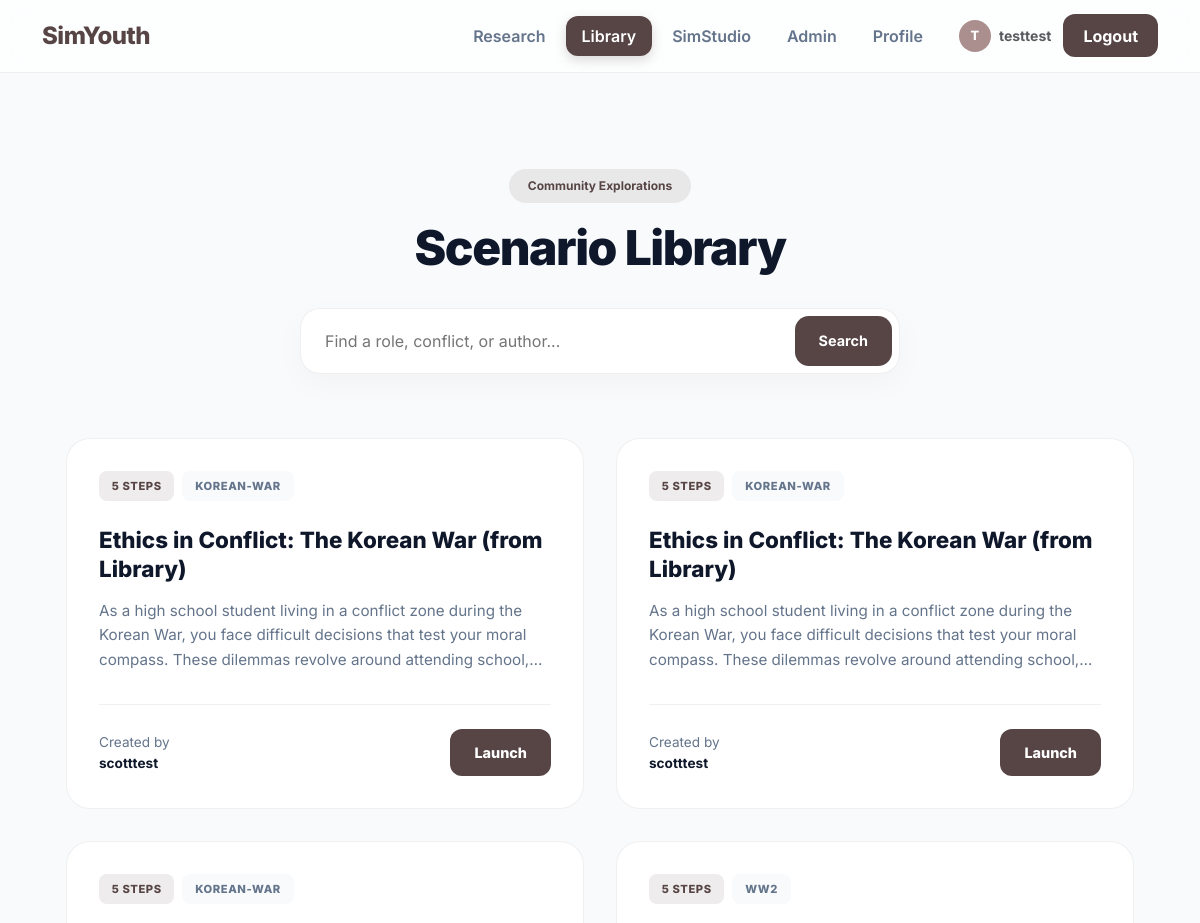
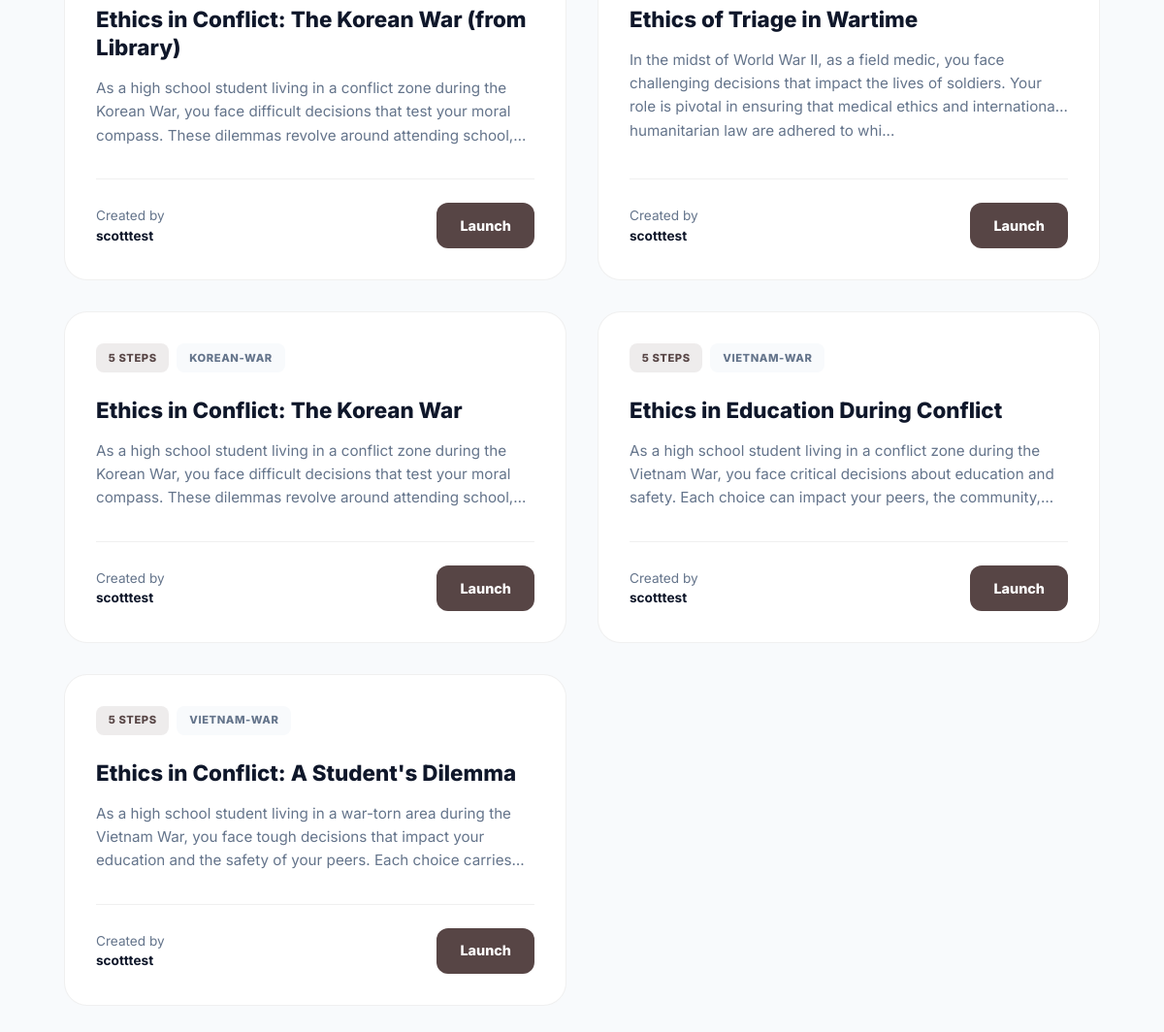
The page /library (signed in) on the database its author committed (2 pictures, top to bottom).
### tables this page shows
CREATE TABLE RunSequences(
        run_id INTEGER PRIMARY KEY,
        sequence_json TEXT NOT NULL,
        created_at TEXT DEFAULT CURRENT_TIMESTAMP,
        FOREIGN KEY(run_id) REFERENCES Runs(id)
    );

CREATE TABLE Runs(
        id INTEGER PRIMARY KEY AUTOINCREMENT,
        username TEXT NOT NULL,
        run_type TEXT NOT NULL,   -- 'static' or 'gpt'
        sid TEXT,                 -- 'A'/'B'/'C'/'D' for static; 'G' for GPT
        title TEXT,
        total_steps INTEGER,
        started_at TEXT,
        finished_at TEXT,
        prefs_json TEXT,
        FOREIGN KEY(username) REFERENCES Users(username)
    );

### app.py (the view)
@app.route("/library", methods=["GET"])
@login_required
def library():
    q = (request.args.get("q") or "").strip()
    scenarios = _get_public_gpt_scenarios(limit=80, q=q, exclude_username=None)
    return render_template("library.html", scenarios=scenarios, q=q)

### app.py (called while the page is built)
@app.context_processor
def inject_safe_url():
    def safe_url(endpoint, **values):
        try:
            return url_for(endpoint, **values)
        except Exception:
            return None
    return dict(safe_url=safe_url)

def get_db():
    conn = sqlite3.connect(DB_PATH)
    conn.row_factory = sqlite3.Row
    return conn

def login_required(view_func):
    @wraps(view_func)
    def wrapper(*args, **kwargs):
        if not session.get("username"):
            flash("Please log in to access this page.", "warning")
            return redirect(url_for("login"))
        return view_func(*args, **kwargs)
    return wrapper

def _safe_json_loads(s: Optional[str], default):
    try:
        return json.loads(s) if s else default
    except Exception:
        return default

### templates/library.html (shortened to what this page needs)
{% extends "base.html" %}
{% block content %}
<div class="library-container">
  <header class="lib-header">
    <div class="badge-main" style="background: rgba(87, 69, 69, 0.1); color: var(--brand); font-weight: 700; padding: 0.5rem 1.2rem; border-radius: 999px; margin-bottom: 1rem; display: inline-block; font-size: 0.75rem;">Community Explorations</div>
    <h1>Scenario Library</h1>
    <form class="search-wrapper" method="GET" action="{{ url_for('library') }}">
      <input type="text" name="q" value="{{ q }}" class="search-input" placeholder="Find a role, conflict, or author...">
      <button type="submit" class="search-btn">Search</button>
    </form>
  </header>
  <div class="scenario-grid">
    {% if scenarios and scenarios|length > 0 %}
      {% for s in scenarios %}
      <article class="scenario-card">
        <div class="card-top">
          <div class="tag-group">
            <span class="tag tag-highlight">{{ s.steps_count }} Steps</span>
            {% if s.prefs and s.prefs.war %}
              <span class="tag">{{ s.prefs.war }}</span>
            {% endif %}
          </div>
        </div>
        <h2 class="scenario-title">{{ s.title }}</h2>
        <p class="scenario-intro">{{ s.intro }}</p>
        <div class="card-footer">
          <div class="author-info">
            Created by <span class="author-name">{{ s.author }}</span>
          </div>
          <form method="POST" action="{{ url_for('library_try', source_run_id=s.run_id) }}">
            <button class="btn-try" type="submit">Launch</button>
          </form>
        </div>
      </article>
      {% endfor %}
    {% endif %}
  </div>
</div>
{% endblock %}

### templates/base.html (shortened to what this page needs)
<!doctype html>
<html lang="en">
<head>
  <link href="https://cdn.jsdelivr.net/npm/bootstrap@5.3.3/dist/css/bootstrap.min.css" rel="stylesheet">
</head>
<body>
<nav class="navbar navbar-expand-lg">
  <div class="container">
    <a class="navbar-brand brand" href="{{ url_for('index') }}">SimYouth</a>
    <div class="collapse navbar-collapse" id="mainNav">
      <ul class="navbar-nav ms-auto align-items-lg-center gap-1">
        {% set profile_url = safe_url('profile') %}
        {% set research_url = safe_url('research_gate') %}
        {% set gpt_url = safe_url('gpt_scenario_prefs') %}
        {% if research_url %}
        <li class="nav-item">
          <a class="nav-link {% if request.endpoint == 'research_gate' %}active{% endif %}"
             href="{{ research_url }}">Research</a>
        </li>
        {% endif %}
                <li class="nav-item">
          <a class="nav-link {% if request.endpoint == 'library' %}active{% endif %}"
             href="{{ url_for('library') }}">Library</a>
        </li>
        {% if gpt_url %}
        <li class="nav-item">
          <a class="nav-link {% if request.endpoint in ['gpt_scenario_prefs','gpt_scenario_step','gpt_scenario_result'] %}active{% endif %}"
             href="{{ gpt_url }}">SimStudio</a>
        </li>
        {% endif %}
                {% if session.get('username') == 'testtest' or session.get('username') == 'scotttest'  %}
          <li class="nav-item">
            <a class="nav-link {% if request.endpoint == 'admin_research' %}active{% endif %}"
               href="{{ url_for('admin_research') }}">Admin</a>
          </li>
    {% endif %}
        {% if session.get('username') %}
          {% if profile_url %}
          <li class="nav-item">
            <a class="nav-link {% if request.endpoint == 'profile' %}active{% endif %}"
               href="{{ profile_url }}">Profile</a>
          </li>
          {% endif %}
          <li class="nav-item ms-lg-3 me-2 d-none d-lg-block">
            <div class="d-flex align-items-center">
              <div style="width:32px;height:32px;background:var(--brand-light);border-radius:50%;display:flex;align-items:center;justify-content:center;color:#fff;font-weight:800;font-size:.8rem;margin-right:8px;">
                {{ session['username'][0].upper() }}
              </div>
              <span class="text-muted small fw-bold">{{ session['username'] }}</span>
            </div>
          </li>
          <li class="nav-item">
            <a class="btn btn-auth" href="{{ url_for('logout') }}">Logout</a>
          </li>
        {% else %}
          <li class="nav-item">
            <a class="btn btn-auth" href="{{ url_for('login') }}">Login</a>
          </li>
        {% endif %}
      </ul>
    </div>
  </div>
</nav>
<main class="container">
  {% block content %}{% endblock %}
</main>
</body>
</html>

### templates/base.html (style rules this page uses)
:root { --ink:#1e293b; --muted:#64748b; --line:rgba(0,0,0,.08); --bg:#f8fafc; --brand:#574545; --brand-light:#ab8e8e; --glass:rgba(255,255,255,.8); --radius:12px; }
body { font-family:'Inter',sans-serif; background:var(--bg); color:var(--ink); min-height:100vh; -webkit-font-smoothing:antialiased; }
.navbar { background:var(--glass)!important; backdrop-filter:blur(12px); -webkit-backdrop-filter:blur(12px); border-bottom:1px solid var(--line); padding:.8rem 0; position:sticky; top:0; z-index:1050; }
.brand { font-weight:800; font-size:1.5rem; letter-spacing:-.5px; color:var(--brand)!important; }
.nav-link { font-weight:600; color:var(--muted)!important; padding:.5rem 1rem!important; border-radius:var(--radius); transition:all .2s ease; }
.nav-link.active { color:#fff!important; background:var(--brand)!important; box-shadow:0 4px 12px rgba(87,69,69,.2); }
.btn-auth { background:var(--brand); color:#fff!important; border:none; border-radius:var(--radius); padding:.6rem 1.25rem; font-weight:700; transition:all .25s ease; }
main { padding-top:2rem; animation:fadeIn .5s ease-out; }

### templates/library.html (style rules this page uses)
:root { --brand: #574545; --brand-light: #ab8e8e; --ink: #0f172a; --muted: #64748b; --bg: #f8fafc; --line: rgba(0, 0, 0, 0.06); --glass: rgba(255, 255, 255, 0.7); --transition: all 0.3s cubic-bezier(0.4, 0, 0.2, 1); }
body { background-color: var(--bg); color: var(--ink); font-family: 'Inter', system-ui, sans-serif; }
.library-container { max-width: 1200px; margin: 0 auto; padding: 4rem 1.5rem; }
.lib-header { text-align: center; margin-bottom: 4rem; }
.lib-header h1 { font-weight: 850; font-size: clamp(2rem, 5vw, 3rem); letter-spacing: -0.03em; margin-bottom: 1rem; }
.search-wrapper { max-width: 600px; margin: 2rem auto 0; position: relative; }
.search-input { width: 100%; padding: 1.25rem 1.5rem; padding-right: 100px; border-radius: 20px; border: 1px solid var(--line); background: white; box-shadow: 0 10px 30px rgba(0,0,0,0.03); transition: var(--transition); font-size: 1rem; }
.search-btn { position: absolute; right: 8px; top: 8px; bottom: 8px; padding: 0 1.5rem; background: var(--brand); color: white; border: none; border-radius: 14px; font-weight: 700; font-size: 0.9rem; cursor: pointer; }
.scenario-grid { display: grid; grid-template-columns: repeat(auto-fill, minmax(340px, 1fr)); gap: 2rem; }
.scenario-card { background: white; border: 1px solid var(--line); border-radius: 24px; padding: 2rem; display: flex; flex-direction: column; transition: var(--transition); position: relative; overflow: hidden; }
.card-top { display: flex; justify-content: space-between; align-items: flex-start; margin-bottom: 1.5rem; }
.tag-group { display: flex; gap: 0.5rem; flex-wrap: wrap; }
.tag { font-size: 0.7rem; font-weight: 800; text-transform: uppercase; letter-spacing: 0.05em; padding: 0.4rem 0.8rem; background: var(--bg); border-radius: 8px; color: var(--muted); }
.tag-highlight { background: rgba(87, 69, 69, 0.1); color: var(--brand); }
.scenario-title { font-size: 1.4rem; font-weight: 800; line-height: 1.3; margin-bottom: 1rem; color: var(--ink); display: -webkit-box; -webkit-line-clamp: 2; -webkit-box-orient: vertical; overflow: hidden; }
.scenario-intro { font-size: 0.95rem; color: var(--muted); line-height: 1.6; margin-bottom: 2rem; flex-grow: 1; display: -webkit-box; -webkit-line-clamp: 3; -webkit-box-orient: vertical; overflow: hidden; }
.card-footer { display: flex; align-items: center; justify-content: space-between; padding-top: 1.5rem; border-top: 1px solid var(--line); }
.author-info { font-size: 0.85rem; color: var(--muted); }
.author-name { display: block; color: var(--ink); font-weight: 700; }
.btn-try { background: var(--brand); color: white; border: none; padding: 0.8rem 1.5rem; border-radius: 12px; font-weight: 800; font-size: 0.9rem; text-decoration: none; transition: var(--transition); }

### rows shown on the page
RunSequences: steps_count "5", prefs.war "KOREAN-WAR", title "Ethics in Conflict: The Korean War (from Library)", intro "As a high school student living in a conflict zone during the Korean War, you face difficult decisions that test your moral compass. These dilemmas revolve around attending…", author "scotttest"
RunSequences: steps_count "5", prefs.war "KOREAN-WAR", title "Ethics in Conflict: The Korean War (from Library)", intro "As a high school student living in a conflict zone during the Korean War, you face difficult decisions that test your moral compass. These dilemmas revolve around attending…", author "scotttest"
RunSequences: steps_count "5", prefs.war "KOREAN-WAR", title "Ethics in Conflict: The Korean War (from Library)", intro "As a high school student living in a conflict zone during the Korean War, you face difficult decisions that test your moral compass. These dilemmas revolve around attending…", author "scotttest"
RunSequences: steps_count "5", prefs.war "WW2", title "Ethics of Triage in Wartime", intro "In the midst of World War II, as a field medic, you face challenging decisions that impact the lives of soldiers. Your role is pivotal in ensuring that medical ethics and international humanitarian law are adhered to whi...", author "scotttest"
RunSequences: steps_count "5", prefs.war "KOREAN-WAR", title "Ethics in Conflict: The Korean War", intro "As a high school student living in a conflict zone during the Korean War, you face difficult decisions that test your moral compass. These dilemmas revolve around attending…", author "scotttest"
RunSequences: steps_count "5", prefs.war "VIETNAM-WAR", title "Ethics in Education During Conflict", intro "As a high school student living in a conflict zone during the Vietnam War, you face critical decisions about education and safety. Each choice can impact your peers, the…", author "scotttest"
RunSequences: steps_count "5", prefs.war "VIETNAM-WAR", title "Ethics in Conflict: A Student's Dilemma", intro "As a high school student living in a war-torn area during the Vietnam War, you face tough decisions that impact your education and the safety of your peers. Each choice…", author "scotttest"

### other values the page prints
{{ session['username'][0].upper() }} "T"
{{ session['username'] }} "testtest"
